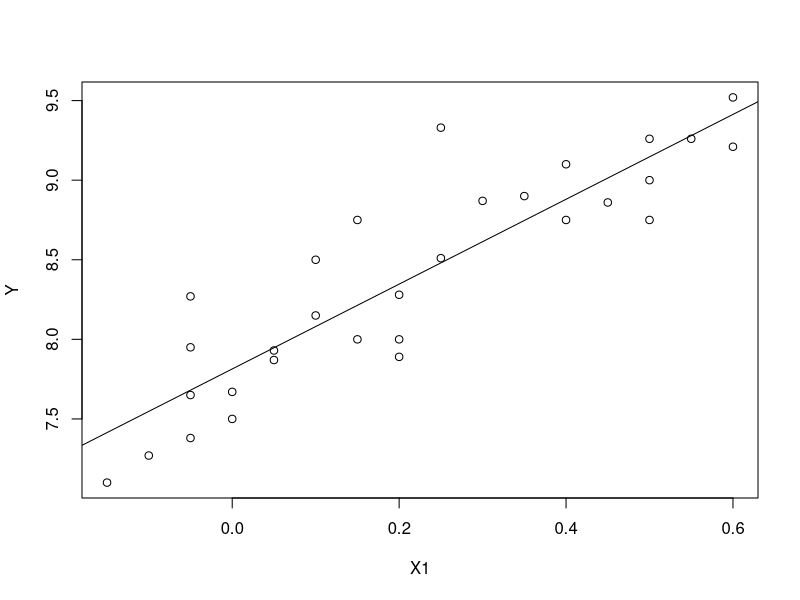
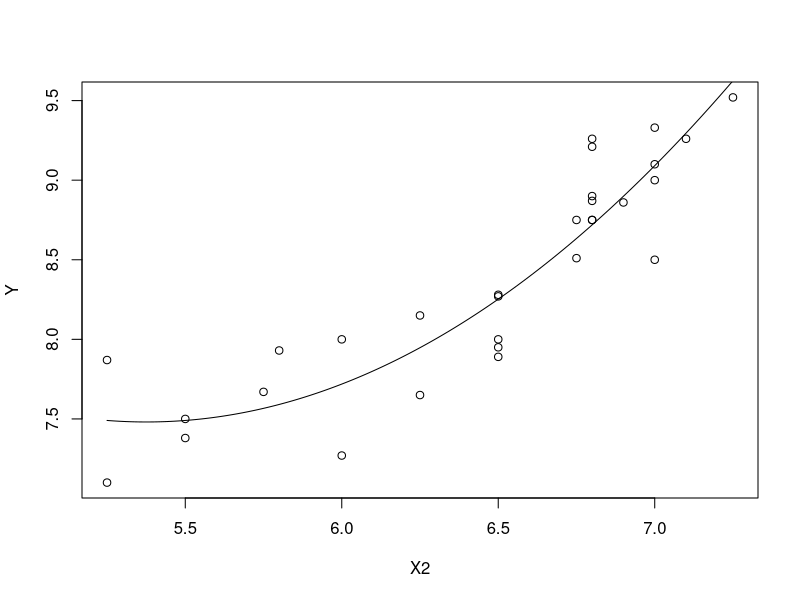

Reproduce these figures in R, in order.
# Exercise 1:
cement <- data.frame(
  X1=c(7, 1, 11, 11, 7, 11, 3,1, 2, 21, 1, 11, 10),
  X2=c(26, 29, 56, 31, 52, 55, 71, 31, 54, 47, 40, 66, 68),
  X3=c( 6, 15, 8, 8, 6, 9, 17, 22, 18, 4, 23, 9, 8),
  X4=c(60, 52, 20, 47, 33, 22, 6, 44, 22, 26, 34, 12, 12),
  Y =c(78.5, 74.3,104.3,87.6,95.9,109.2,102.7,72.5,93.1,115.9,83.8,113.3,109.4)
)
# (1)
lm_full <- lm(Y ~ X1+X2+X3+X4, data = cement)
summary(lm_full)

# (2)
selectedMod <- step(lm_full)
selectedMod

# (3)
summary(selectedMod)

# (4)
drop1(lm_full, test = 'F')

# (5)
# the residual sum of squares for model lm_full:
sum(resid(lm_full)^2) 
# the residual sum of squares for model selectedMod:
sum(resid(selectedMod)^2)


# Exercise 2:
toothpaste <- data.frame(
  X1= c(-0.05, 0.25,0.60,0,0.25,0.20, 0.15,0.05,-0.15, 0.15,
    0.20, 0.10,0.40,0.45,0.35,0.30, 0.50,0.50, 0.40,-0.05, 
    -0.05,-0.10,0.20,0.10,0.50,0.60,-0.05,0,0.05, 0.55),
  X2= c( 5.50,6.75,7.25,5.50,7.00,6.50,6.75,5.25,5.25,6.00, 6.50,
    6.25,7.00,6.90,6.80,6.80,7.10,7.00,6.80,6.50, 6.25,6.00,6.50,
    7.00,6.80,6.80,6.50,5.75,5.80,6.80),
  Y = c(7.38,8.51,9.52,7.50,9.33,8.28,8.75,7.87,7.10,8.00, 
    7.89,8.15,9.10,8.86,8.90,8.87,9.26,9.00,8.75,7.95, 7.65,
    7.27,8.00,8.50,8.75,9.21,8.27,7.67,7.93,9.26) )
lm.sol <- lm(Y~X1+X2, data=toothpaste)
summary(lm.sol)
# 绘散点图和回归曲线:
attach(toothpaste)
plot(Y~X1)
abline(lm(Y~X1)) 

lm2.sol <- lm(Y~X2+I(X2^2)) 
x <- seq(min(X2), max(X2), len=200)
y <- predict(lm2.sol, data.frame(X2= x))
plot(Y~X2)
lines(x,y)

# confidence intervals for beta coefficients:
confint(lm.sol)
confint(lm2.sol)








